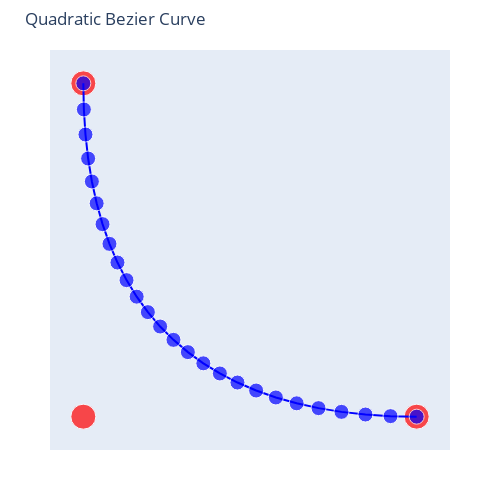

Notebook code cell kept with this figure:
### Code cell
fig.add_trace(go.Scatter(
    x=curve[:, 0], 
    y=curve[:, 1],
    name="curve",
    mode="lines+markers", 
    marker=dict(size=[15] * (n_segments + 1),
                color="blue")
))

fig.update_layout(title="Quadratic Bezier Curve")
fig.show()

### Figure 1 — Plotly figure (JSON) as saved in the notebook; plotly's stock layout.template omitted (floating-point values rounded to 4 significant figures)
{"data": [{"marker": {"color": "red", "size": [25, 25, 25]}, "mode": "markers", "name": "control points", "type": "scatter", "x": [0, 0, 1], "y": [1, 0, 0]}, {"marker": {"color": "blue", "size": [15, 15, 15, 15, 15, 15, 15, 15, 15, 15, 15, 15, 15, 15, 15, 15, 15, 15, 15, 15, 15, 15, 15, 15, 15, 15]}, "mode": "lines+markers", "name": "curve", "type": "scatter", "x": [0, 0.0016, 0.0064, 0.0144, 0.0256, 0.04, 0.0576, 0.0784, 0.1024, 0.1296, 0.16, 0.1936, 0.2304, 0.2704, 0.3136, 0.36, 0.4096, 0.4624, 0.5184, 0.5776, 0.64, 0.7056, 0.7744, 0.8464, 0.9216, 1], "y": [1, 0.9216, 0.8464, 0.7744, 0.7056, 0.64, 0.5776, 0.5184, 0.4624, 0.4096, 0.36, 0.3136, 0.2704, 0.2304, 0.1936, 0.16, 0.1296, 0.1024, 0.0784, 0.0576, 0.04, 0.0256, 0.0144, 0.0064, 0.0016, 0]}], "layout": {"height": 500, "margin": {"b": 50, "l": 50, "r": 50, "t": 50}, "showlegend": false, "title": {"text": "Quadratic Bezier Curve"}, "width": 500, "xaxis": {"constrain": "domain", "range": [-0.1, 1.1], "showgrid": false, "showticklabels": false, "zeroline": false}, "yaxis": {"constrain": "domain", "range": [-0.1, 1.1], "scaleanchor": "x", "scaleratio": 1, "showgrid": false, "showticklabels": false, "zeroline": false}}}
